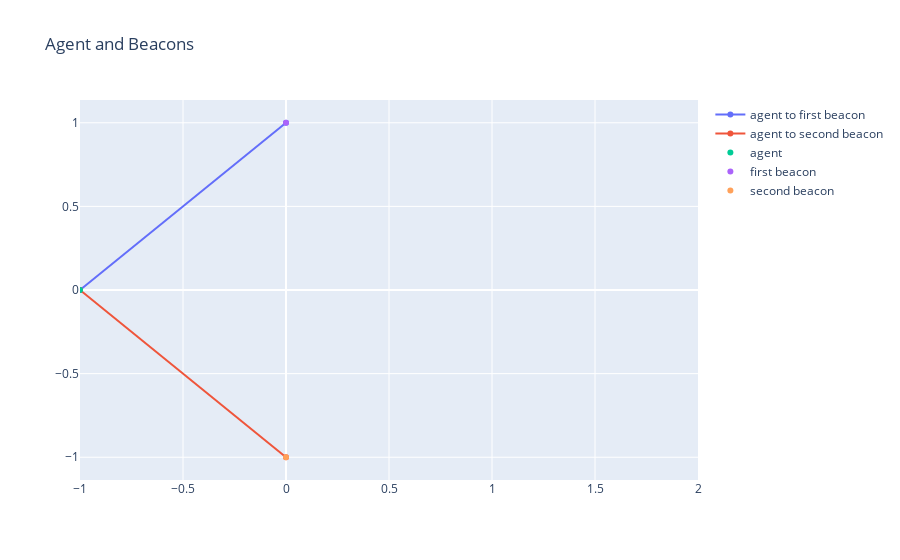

This figure's notebook cell:
### Code cell
agent_pos = numpy.array([-1,0])
first_beacon_pos = numpy.array([0,1])
second_beacon_pos = numpy.array([0,-1])
first_beacon_range = numpy.linalg.norm(agent_pos - first_beacon_pos)
second_becon_range = numpy.linalg.norm(agent_pos - second_beacon_pos)
#plot the agent and the beacons
fig = go.Figure()
fig.add_trace(go.Scatter(x=[agent_pos[0], first_beacon_pos[0]], y=[agent_pos[1], first_beacon_pos[1]], mode='lines+markers', name='agent to first beacon'))
fig.add_trace(go.Scatter(x=[agent_pos[0], second_beacon_pos[0]], y=[agent_pos[1], second_beacon_pos[1]], mode='lines+markers', name='agent to second beacon'))
fig.add_trace(go.Scatter(x=[agent_pos[0]], y=[agent_pos[1]], mode='markers', name='agent'))
fig.add_trace(go.Scatter(x=[first_beacon_pos[0]], y=[first_beacon_pos[1]], mode='markers', name='first beacon'))
fig.add_trace(go.Scatter(x=[second_beacon_pos[0]], y=[second_beacon_pos[1]], mode='markers', name='second beacon'))
fig.update_layout(title='Agent and Beacons')
#set axis to be equal
fig.update_xaxes(range=[-1, 2])
fig.show()

### Figure 1 — Plotly figure (JSON) as saved in the notebook; plotly's stock layout.template omitted (floating-point values rounded to 4 significant figures)
{"data": [{"mode": "lines+markers", "name": "agent to first beacon", "type": "scatter", "x": [-1, 0], "y": [0, 1]}, {"mode": "lines+markers", "name": "agent to second beacon", "type": "scatter", "x": [-1, 0], "y": [0, -1]}, {"mode": "markers", "name": "agent", "type": "scatter", "x": [-1], "y": [0]}, {"mode": "markers", "name": "first beacon", "type": "scatter", "x": [0], "y": [1]}, {"mode": "markers", "name": "second beacon", "type": "scatter", "x": [0], "y": [-1]}], "layout": {"title": {"text": "Agent and Beacons"}, "xaxis": {"range": [-1, 2]}}}
